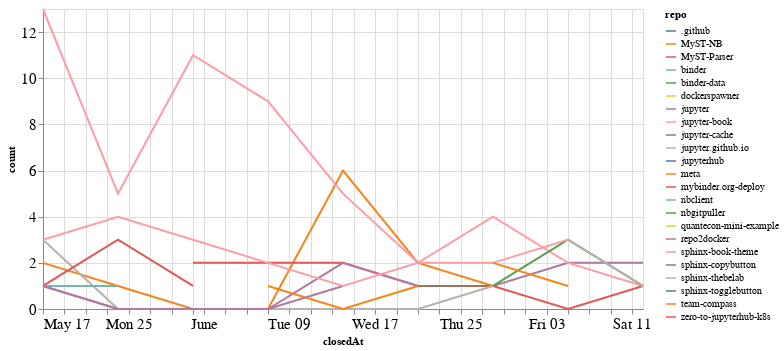

The notebook cell saved with this chart:
### Code cell
closed_by_time = closed_by.groupby('repo').resample('W', on='closedAt').count()['author'].reset_index()
closed_by_time = closed_by_time.rename(columns={'author': 'count'})

alt.Chart(closed_by_time, width=600).mark_line().encode(
    x='closedAt',
    y='count',
    color='repo',
    tooltip="repo"
)

### Figure 1 — Vega-Lite specification as saved in the notebook (floating-point values rounded to 4 significant figures)
{"config": {"axisLeft": {"labelFontSize": 15}, "axisBottom": {"labelFontSize": 15}}, "data": {"name": "data-cedb9d7ec087da2d1b037d3da572ac52"}, "mark": "line", "encoding": {"color": {"type": "nominal", "field": "repo"}, "tooltip": {"type": "nominal", "field": "repo"}, "x": {"type": "temporal", "field": "closedAt"}, "y": {"type": "quantitative", "field": "count"}}, "width": 600, "$schema": "https://vega.github.io/schema/vega-lite/v4.8.1.json", "datasets": {"data-cedb9d7ec087da2d1b037d3da572ac52": [{"repo": ".github", "closedAt": "2020-07-05T00:00:00", "count": 1}, {"repo": "MyST-NB", "closedAt": "2020-05-17T00:00:00", "count": 2}, {"repo": "MyST-NB", "closedAt": "2020-05-24T00:00:00", "count": 1}, {"repo": "MyST-NB", "closedAt": "2020-05-31T00:00:00", "count": 0}, {"repo": "MyST-NB", "closedAt": "2020-06-07T00:00:00", "count": 0}, {"repo": "MyST-NB", "closedAt": "2020-06-14T00:00:00", "count": 6}, {"repo": "MyST-NB", "closedAt": "2020-06-21T00:00:00", "count": 2}, {"repo": "MyST-NB", "closedAt": "2020-06-28T00:00:00", "count": 1}, {"repo": "MyST-Parser", "closedAt": "2020-05-31T00:00:00", "count": 2}, {"repo": "MyST-Parser", "closedAt": "2020-06-07T00:00:00", "count": 2}, {"repo": "MyST-Parser", "closedAt": "2020-06-14T00:00:00", "count": 2}, {"repo": "MyST-Parser", "closedAt": "2020-06-21T00:00:00", "count": 1}, {"repo": "MyST-Parser", "closedAt": "2020-06-28T00:00:00", "count": 1}, {"repo": "MyST-Parser", "closedAt": "2020-07-05T00:00:00", "count": 0}, {"repo": "MyST-Parser", "closedAt": "2020-07-12T00:00:00", "count": 1}, {"repo": "binder", "closedAt": "2020-06-28T00:00:00", "count": 1}, {"repo": "binder-data", "closedAt": "2020-06-21T00:00:00", "count": 1}, {"repo": "dockerspawner", "closedAt": "2020-06-28T00:00:00", "count": 2}, {"repo": "jupyter", "closedAt": "2020-05-17T00:00:00", "count": 1}, {"repo": "jupyter", "closedAt": "2020-05-24T00:00:00", "count": 0}, {"repo": "jupyter", "closedAt": "2020-05-31T00:00:00", "count": 0}, {"repo": "jupyter", "closedAt": "2020-06-07T00:00:00", "count": 0}, {"repo": "jupyter", "closedAt": "2020-06-14T00:00:00", "count": 2}, {"repo": "jupyter", "closedAt": "2020-06-21T00:00:00", "count": 1}, {"repo": "jupyter", "closedAt": "2020-06-28T00:00:00", "count": 1}, {"repo": "jupyter", "closedAt": "2020-07-05T00:00:00", "count": 2}, {"repo": "jupyter", "closedAt": "2020-07-12T00:00:00", "count": 2}, {"repo": "jupyter-book", "closedAt": "2020-05-17T00:00:00", "count": 13}, {"repo": "jupyter-book", "closedAt": "2020-05-24T00:00:00", "count": 5}, {"repo": "jupyter-book", "closedAt": "2020-05-31T00:00:00", "count": 11}, {"repo": "jupyter-book", "closedAt": "2020-06-07T00:00:00", "count": 9}, {"repo": "jupyter-book", "closedAt": "2020-06-14T00:00:00", "count": 5}, {"repo": "jupyter-book", "closedAt": "2020-06-21T00:00:00", "count": 2}, {"repo": "jupyter-book", "closedAt": "2020-06-28T00:00:00", "count": 4}, {"repo": "jupyter-book", "closedAt": "2020-07-05T00:00:00", "count": 2}, {"repo": "jupyter-book", "closedAt": "2020-07-12T00:00:00", "count": 1}, {"repo": "jupyter-cache", "closedAt": "2020-06-21T00:00:00", "count": 1}, {"repo": "jupyter-cache", "closedAt": "2020-06-28T00:00:00", "count": 1}, {"repo": "jupyter.github.io", "closedAt": "2020-05-17T00:00:00", "count": 3}, {"repo": "jupyter.github.io", "closedAt": "2020-05-24T00:00:00", "count": 0}, {"repo": "jupyter.github.io", "closedAt": "2020-05-31T00:00:00", "count": 0}, {"repo": "jupyter.github.io", "closedAt": "2020-06-07T00:00:00", "count": 0}, {"repo": "jupyter.github.io", "closedAt": "2020-06-14T00:00:00", "count": 0}, {"repo": "jupyter.github.io", "closedAt": "2020-06-21T00:00:00", "count": 0}, {"repo": "jupyter.github.io", "closedAt": "2020-06-28T00:00:00", "count": 1}, {"repo": "jupyterhub", "closedAt": "2020-07-12T00:00:00", "count": 1}, {"repo": "meta", "closedAt": "2020-06-07T00:00:00", "count": 1}, {"repo": "meta", "closedAt": "2020-06-14T00:00:00", "count": 0}, {"repo": "meta", "closedAt": "2020-06-21T00:00:00", "count": 1}, {"repo": "mybinder.org-deploy", "closedAt": "2020-05-17T00:00:00", "count": 1}, {"repo": "mybinder.org-deploy", "closedAt": "2020-05-24T00:00:00", "count": 3}, {"repo": "mybinder.org-deploy", "closedAt": "2020-05-31T00:00:00", "count": 1}, {"repo": "nbclient", "closedAt": "2020-05-17T00:00:00", "count": 1}, {"repo": "nbclient", "closedAt": "2020-05-24T00:00:00", "count": 1}, {"repo": "nbgitpuller", "closedAt": "2020-06-28T00:00:00", "count": 1}, {"repo": "nbgitpuller", "closedAt": "2020-07-05T00:00:00", "count": 3}, {"repo": "nbgitpuller", "closedAt": "2020-07-12T00:00:00", "count": 1}, {"repo": "quantecon-mini-example", "closedAt": "2020-06-21T00:00:00", "count": 1}, {"repo": "repo2docker", "closedAt": "2020-05-17T00:00:00", "count": 1}, {"repo": "repo2docker", "closedAt": "2020-05-24T00:00:00", "count": 0}, {"repo": "repo2docker", "closedAt": "2020-05-31T00:00:00", "count": 0}, {"repo": "repo2docker", "closedAt": "2020-06-07T00:00:00", "count": 0}, {"repo": "repo2docker", "closedAt": "2020-06-14T00:00:00", "count": 1}, {"repo": "sphinx-book-theme", "closedAt": "2020-05-17T00:00:00", "count": 3}, {"repo": "sphinx-book-theme", "closedAt": "2020-05-24T00:00:00", "count": 4}, {"repo": "sphinx-book-theme", "closedAt": "2020-05-31T00:00:00", "count": 3}, {"repo": "sphinx-book-theme", "closedAt": "2020-06-07T00:00:00", "count": 2}, {"repo": "sphinx-book-theme", "closedAt": "2020-06-14T00:00:00", "count": 1}, {"repo": "sphinx-book-theme", "closedAt": "2020-06-21T00:00:00", "count": 2}, {"repo": "sphinx-book-theme", "closedAt": "2020-06-28T00:00:00", "count": 2}, {"repo": "sphinx-book-theme", "closedAt": "2020-07-05T00:00:00", "count": 3}, {"repo": "sphinx-copybutton", "closedAt": "2020-06-21T00:00:00", "count": 2}, {"repo": "sphinx-thebelab", "closedAt": "2020-07-05T00:00:00", "count": 3}, {"repo": "sphinx-thebelab", "closedAt": "2020-07-12T00:00:00", "count": 1}, {"repo": "sphinx-togglebutton", "closedAt": "2020-06-14T00:00:00", "count": 1}, {"repo": "team-compass", "closedAt": "2020-06-28T00:00:00", "count": 2}, {"repo": "team-compass", "closedAt": "2020-07-05T00:00:00", "count": 1}, {"repo": "zero-to-jupyterhub-k8s", "closedAt": "2020-07-05T00:00:00", "count": 1}]}}
